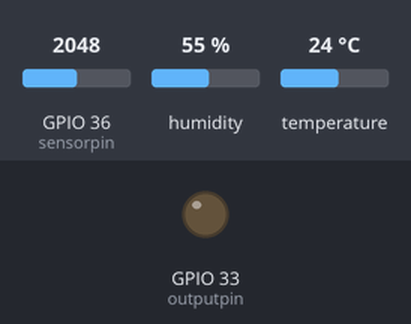
This sketch was run on a simulated ESP32. Parts: output pins drawn as LEDs (lit = HIGH). The inputs (shaded band) are chosen by the test bench; at power-on: GPIO 36 (sensorpin) = 2048, humidity 55 %, temperature 24 °C. WiFi joins after 1.5 s; servers stay silent unless stated; uploads are accepted with an empty reply; what the sketch prints to the serial monitor is not drawn.

Above: at 0.0 s.
At 1.6 s:
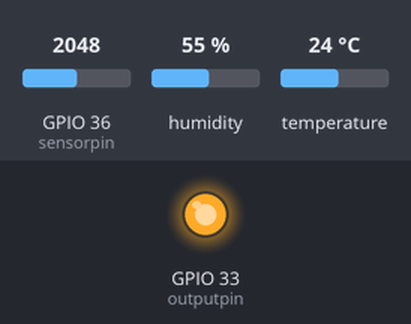
Timing chart, 0 to 3.1 s (numbered marks = the images above):
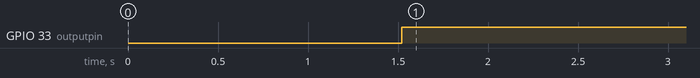

Measured:
- by itself, GPIO 33 (outputpin): LOW → HIGH at 1.5 s

The sketch:

IotPost.ino
```cpp
#include <WiFi.h>
#include <HTTPClient.h>
#include "DHT.h"

#define DHTPIN 4        // dht input pin
#define DHTTYPE DHT22   // DHT 22  (AM2302), AM2321

int sensorpin=36;   //Analog pin for soil moisture sensor
//int sensorpin2=25;   //setting the sensor pin
int outputpin=33;   //output pin for soil moisture sensor
int moisture;  //the variable to control
int motion;  //the variable to control
String moist_s;
float h;
float t;

//ENTER_GOOGLE_DEPLOYMENT_ID
const char * ssid = "The Matrix";
const char * password = "Wsdhuj78+";
String GOOGLE_SCRIPT_ID = "AKfycbzhRMQ3aSHcwetqvBapeA3NQ9dvROV8WUy6-nxgnm93cSNpUmprwD0MlHixFeWegUbQCw";
//---------------------------------------------------------------------

const int sendInterval = 2000;
DHT dht(DHTPIN,DHTTYPE);

 void setup() {
  //--------------------------------------------
  Serial.begin(115200);
  //start serial communication with Serial Monitor
  pinMode(sensorpin,INPUT);    //setting sensor pin to be input
  pinMode(outputpin,OUTPUT);   //setting output pin to be output
  pinMode(DHTPIN, INPUT);

  delay(10);
  //--------------------------------------------
  WiFi.mode(WIFI_STA);
  WiFi.begin(ssid, password);

  Serial.print("Connecting to Wi-Fi");
  while (WiFi.status() != WL_CONNECTED) {
    delay(500);
    Serial.print(".");
  }
  Serial.println("OK");
  //--------------------------------------------

  dht.begin();
}

void loop() {

  moisture=analogRead(sensorpin);  //read the value from sensor pin
//  motion=analogRead(sensorpin2);


  Serial.println(motion);
  Serial.println(moisture);  //show the value receive in serial monitor
  // Reading temperature or humidity takes about 250 milliseconds!
  // Sensor readings may also be up to 2 seconds 'old' (its a very slow sensor)
  h = dht.readHumidity();
  // Read temperature as Celsius (the default)
  t = dht.readTemperature();
  // Read temperature as Fahrenheit (isFahrenheit = true)
  float f = dht.readTemperature(true);

   // Compute heat index in Fahrenheit (the default)
  float hif = dht.computeHeatIndex(f, h);
  // Compute heat index in Celsius (isFahreheit = false)
  float hic = dht.computeHeatIndex(t, h, false);

  Serial.print(F("Humidity: "));
  Serial.print(h);
  Serial.print(F("%  Temperature: "));
  Serial.print(t);
  Serial.print(F("°C "));
  Serial.print(f);
  Serial.print(F("°F  Heat index: "));
  Serial.print(hic);
  Serial.print(F("°C "));
  Serial.print(hif);
  Serial.println(F("°F"));

  if(moisture<=600){                //the criticall value to trigger the solenoid
    digitalWrite(outputpin,LOW);}

  else{
    digitalWrite(outputpin,HIGH);}

//  delay(sendInterval);
  print_speed();

}


void print_speed()
{
    String param;
//    param  = "tag=Moisture";
    param = "humid="+String(h);
    param += "&moist="+String(moisture);
    param += "&temp="+String(t);
//    param += "&ph="+String(t);
    Serial.println(param);
    write_to_google_sheet(param);
}

void write_to_google_sheet(String params) {
   HTTPClient http;
   String url="https://script.google.com/macros/s/"+GOOGLE_SCRIPT_ID+"/exec?"+params;
   //Serial.print(url);
    Serial.println("Postring data to Google Sheet");
    //---------------------------------------------------------------------
    //starts posting data to google sheet
    http.begin(url.c_str());
    http.setFollowRedirects(HTTPC_STRICT_FOLLOW_REDIRECTS);
    int httpCode = http.GET();
    Serial.print("HTTP Status Code: ");
    Serial.println(httpCode);
    //---------------------------------------------------------------------
    //getting response from google sheet
    String payload;
    if (httpCode > 0) {
        payload = http.getString();
        Serial.println("Payload: "+payload);
    }
    //---------------------------------------------------------------------
    http.end();
}
```
